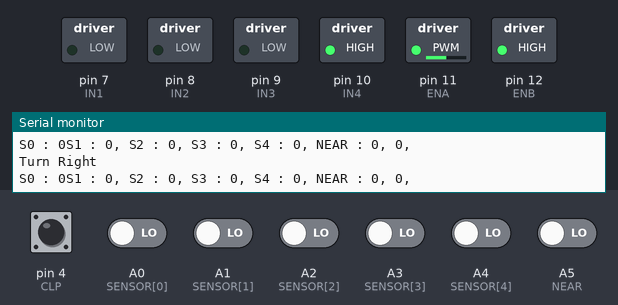
Bench run of a sketch on a simulated Arduino Uno, built with avr-gcc and run on an emulated ATmega328P. On the bench: switched loads named in the sketch (green lamp = pin HIGH), the last lines printed to the serial monitor. The inputs (shaded band) are chosen by the test bench; at power-on: A0 (SENSOR[0]), A1 (SENSOR[1]), A2 (SENSOR[2]), A3 (SENSOR[3]), A4 (SENSOR[4]), A5 (NEAR), pin 4 (CLP) LOW.

Above: at 1.2 s.
1.3 s: pin 4 (CLP) driven HIGH
At 1.8 s:
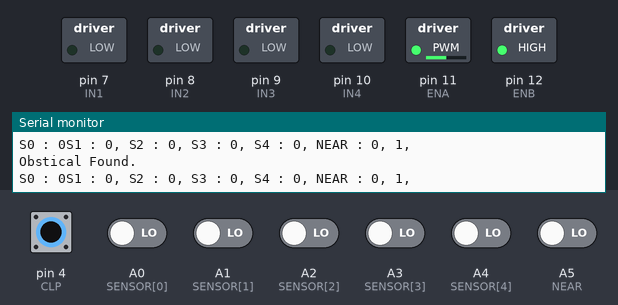
2.9 s: pin 4 (CLP) driven LOW
At 4.1 s:
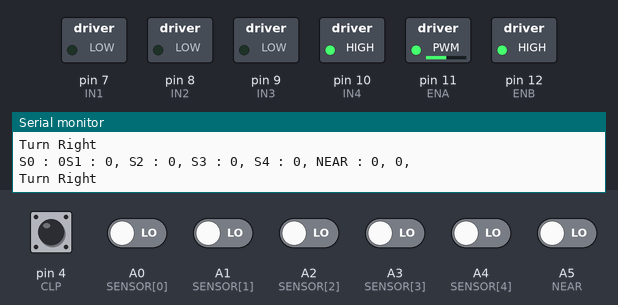
5.9 s: A5 (NEAR) driven HIGH
At 6.8 s:
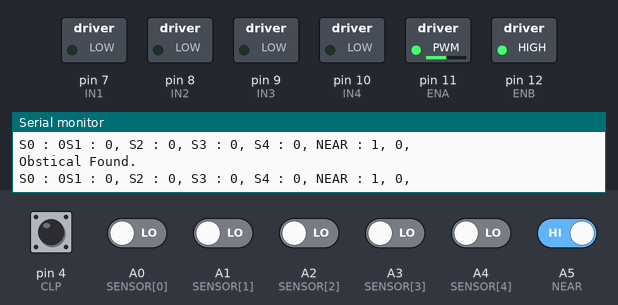
8.9 s: A5 (NEAR) driven LOW
At 9.5 s:
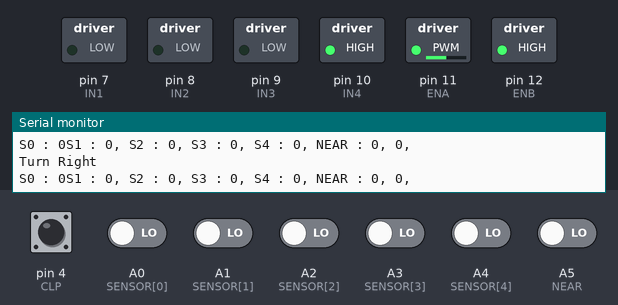
11.9 s: pin 4 (CLP) pulsed HIGH 2 times (0.12 s each, 0.3 s apart)
At 12.18 s:
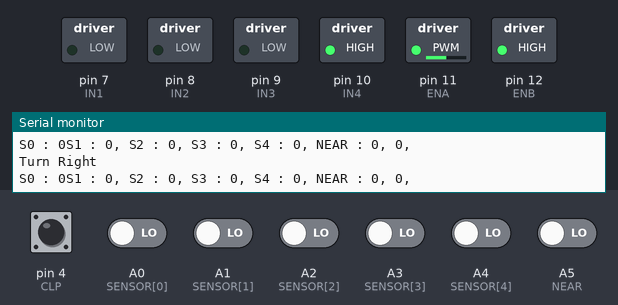
15.5 s: pin 4 (CLP) driven HIGH and A0 (SENSOR[0]) driven HIGH
At 16.3 s:
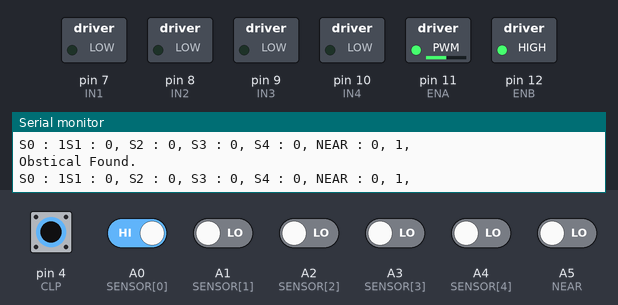
Timing chart, 0 to 18.5 s (numbered marks = the images above; inputs shaded):
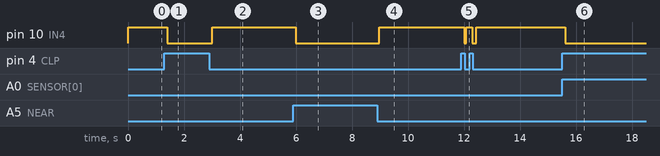

The sketch:

harpy.ino
```cpp
/*
  harpy
  https://github.com/krprashant94/eagle

  An absolute beginner line follower the demonstrate basic
  working of motor driver and sensor and algorithm

  The circuit:
    - Given in circuit.svg
  Sensor:
    - 5 IR sensor
  Motor Driver:
    - L293/L298/TB6612 like motor driver

  Created 24, June 2020
  Prashant K. Prasad

*/
int SENSOR[5]= {A0, A1, A2, A3, A4}; //S1 to S5

#define CLP 4     //Pin number for bump(clamp) sensor
#define NEAR A5   //Pin number for IR bump sensor

//Motor driver pins L298N(used)/L293D/TB6612FNG driver
// Analog pin can work as digital
#define IN1 7
#define IN2 8
#define IN3 9
#define IN4 10

//Motor driver PWM speed control
#define ENA 11
#define ENB 12

//Track value for an auto-calibrating system (auto type casting)
int IN_TRACK = false;
int OUT_OF_TRACK = true;

/*
 *         Sensor read value
 * +--------------------------------+
 * |            /     ^^            |
 * |          [CLP] [NEAR]          |
 * |  [S0]  [S1]  [S2]  [S3]  [S4]  |
 * |                                |
 * +--------------------------------+
*/
int S0 = 0, S1 = 0, S2 = 0, S3 = 0, S4 = 0, clp = 0, near = 0;

int carStop();
int straight();
int turnLeft();
int turnRight();
int rotateLeft();
int rotateRight();

void setup() {
    // Setting up input and output pins
    pinMode(SENSOR[0], INPUT);
    pinMode(SENSOR[1], INPUT);
    pinMode(SENSOR[2], INPUT);
    pinMode(SENSOR[3], INPUT);
    pinMode(SENSOR[4], INPUT);
    pinMode(CLP, INPUT);
    pinMode(NEAR, INPUT);

    pinMode(IN2, OUTPUT);
    pinMode(IN1, OUTPUT);
    pinMode(IN4, OUTPUT);
    pinMode(IN3, OUTPUT);

    pinMode(ENA, OUTPUT);
    pinMode(ENB, OUTPUT);

    // 50% power
    analogWrite(ENA, 128);
    analogWrite(ENB, 128);

   // Console log on serial port pin 0 and 1 (TX0, RX0)
   // Comment out all Serial.println() upon run for optimum performance
    Serial.begin(9600);

}

void loop() {
   // Reading sensor value (track info)
    S0 = digitalRead(SENSOR[0]);
    S1 = digitalRead(SENSOR[1]);
    S2 = digitalRead(SENSOR[2]);
    S3 = digitalRead(SENSOR[3]);
    S4 = digitalRead(SENSOR[4]);
    near = digitalRead(NEAR);
    clp = digitalRead(CLP);

    Serial.println("S0 : " + String(S0) + "S1 : " + String(S1) + ", " + "S2 : " + String(S2) + ", " + "S3 : " + String(S3) + ", " + "S4 : " + String(S4) + ", " + "NEAR : " + String(near) + ", " + String(clp) + ", ");

    if(near == true || clp==true){
        carStop();
        Serial.println("Obstical Found.");
    }else if( S0 == OUT_OF_TRACK && S1 == OUT_OF_TRACK && S2 == OUT_OF_TRACK && S3 == OUT_OF_TRACK && S4 == OUT_OF_TRACK){
        Serial.println("Car lost the track. Finding track...");
        rotateLeft();
    }
    else{
       // Direction
        if(S3 == IN_TRACK || S4 == IN_TRACK){
           // Turning is diffrent then rotation (in bot)
            turnRight();
            Serial.println("Turn Right");
        }else if(S0 == IN_TRACK || S1 == IN_TRACK){
            turnLeft();
            Serial.println("Turn Left");
        }else{
            straight();
        }
    }
    delay(10);
}

int carStop(){
    digitalWrite(IN2, LOW);
    digitalWrite(IN1, LOW);

    digitalWrite(IN4, LOW);
    digitalWrite(IN3, LOW);
    return 0;
}
int straight(){
    digitalWrite(IN2, HIGH);
    digitalWrite(IN1, LOW);

    digitalWrite(IN4, HIGH);
    digitalWrite(IN3, LOW);
    return 10;
}
int turnLeft(){
    digitalWrite(IN2, HIGH);
    digitalWrite(IN1, LOW);

    digitalWrite(IN4, LOW);
    digitalWrite(IN3, LOW);
    return 1;
}
int turnRight(){
    digitalWrite(IN2, LOW);
    digitalWrite(IN1, LOW);

    digitalWrite(IN4, HIGH);
    digitalWrite(IN3, LOW);
    return 2;
}
int rotateLeft(){
    digitalWrite(IN2, HIGH);
    digitalWrite(IN1, LOW);

    digitalWrite(IN4, LOW);
    digitalWrite(IN3, HIGH);
    return 3;
}
int rotateRight(){
    digitalWrite(IN2, LOW);
    digitalWrite(IN1, HIGH);

    digitalWrite(IN4, HIGH);
    digitalWrite(IN3, LOW);
    return 4;
}
```

Measured:
- after the input at 1.3 s, pin 10 (IN4): HIGH → LOW after 0.11 s
- after the input at 2.9 s, pin 10 (IN4): LOW → HIGH after 0.11 s
- after the input at 5.9 s, pin 10 (IN4): HIGH → LOW after 0.08 s
- after the input at 8.9 s, pin 10 (IN4): LOW → HIGH after 0.07 s
- after the input at 11.9 s, pin 10 (IN4): HIGH → LOW after 0.11 s, → HIGH 0.07 s later, → LOW 0.20 s later, → HIGH 0.15 s later
- after the input at 15.5 s, pin 10 (IN4): HIGH → LOW after 0.11 s
